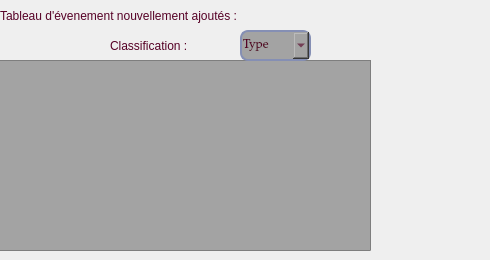
          <widget class="QWidget" name="tabWidget_2Page1">
           <attribute name="title">
            <string/>
           </attribute>
           <widget class="QTableView" name="tableView_2">
            <property name="geometry">
             <rect>
              <x>-10</x>
              <y>60</y>
              <width>381</width>
              <height>191</height>
             </rect>
            </property>
            <property name="styleSheet">
             <string notr="true">background-color:#A3A3A3;
color: rgb(86, 1, 38);</string>
            </property>
           </widget>
           <widget class="QLabel" name="label_5">
            <property name="geometry">
             <rect>
              <x>0</x>
              <y>0</y>
              <width>481</width>
              <height>31</height>
             </rect>
            </property>
            <property name="styleSheet">
             <string notr="true">color: rgb(86, 1, 38);
font: 900 italic 10pt &quot;Segoe UI&quot;;</string>
            </property>
            <property name="text">
             <string>Tableau d'évenement nouvellement ajoutés :</string>
            </property>
           </widget>
           <widget class="QComboBox" name="comboBox_tri">
            <property name="geometry">
             <rect>
              <x>240</x>
              <y>30</y>
              <width>71</width>
              <height>31</height>
             </rect>
            </property>
            <property name="styleSheet">
             <string notr="true">background-color: white;
padding: 1px;
border-style: solid;
border: 2px solid #858fb4;
border-radius: 8px;
font-size: 12px;
font-family: Palatino Linotype;
color: rgb(86, 1, 38);
background-color:#A3A3A3;
color: rgb(86, 1, 38);</string>
            </property>
            <item>
             <property name="text">
              <string>Type</string>
             </property>
            </item>
            <item>
             <property name="text">
              <string>Date</string>
             </property>
            </item>
           </widget>
           <widget class="QLabel" name="label_7">
            <property name="geometry">
             <rect>
              <x>110</x>
              <y>30</y>
              <width>131</width>
              <height>31</height>
             </rect>
            </property>
            <property name="styleSheet">
             <string notr="true">color: rgb(86, 1, 38);
font: 900 italic 10pt &quot;Segoe UI&quot;;</string>
            </property>
            <property name="text">
             <string>Classification :</string>
            </property>
           </widget>
          </widget>
